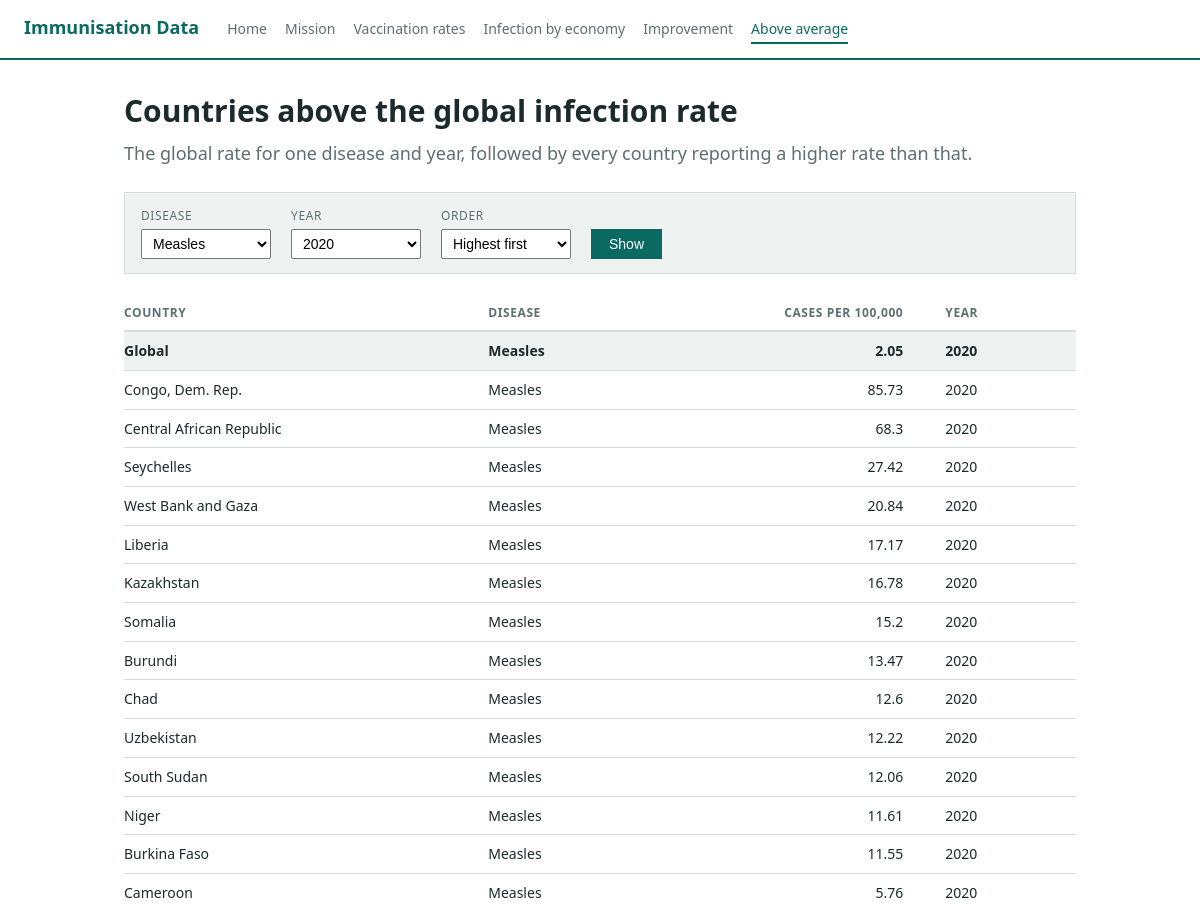
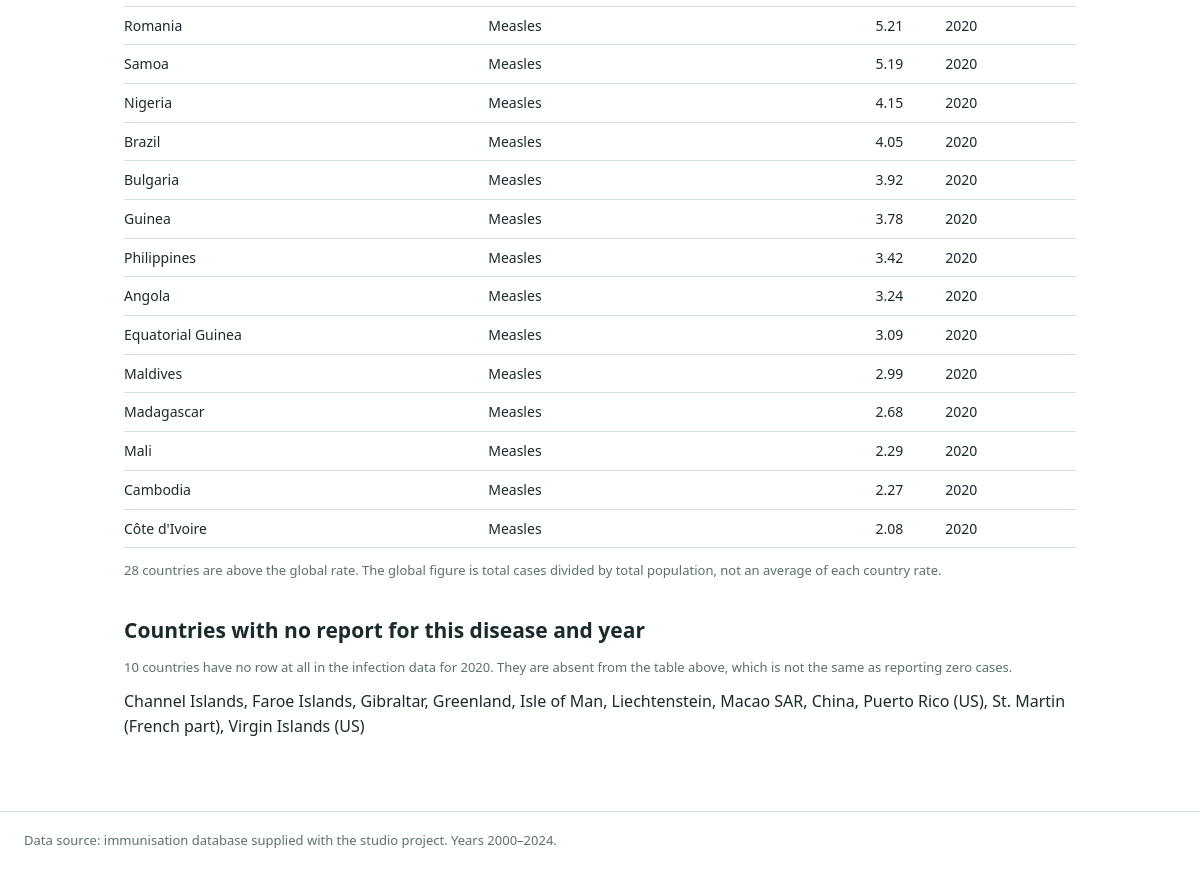
Screenshot of /above-average with the database file from the repository (2 pictures, top to bottom).
### tables this page shows
CREATE TABLE Country (
    CountryID TEXT (3)  PRIMARY KEY
                        UNIQUE
                        NOT NULL,
    name      TEXT (50) UNIQUE
                        NOT NULL,
    region    TEXT (3)  REFERENCES Region (RegionID),
    economy   INTEGER   REFERENCES Economy (economyID) 
);

### routes/level3.py (the view)
@bp.route("/above-average")
def above_average():
    disease_rows = queries.diseases()
    year_list = queries.years()
    inf_type = choose(request.args.get("disease"),
                      [row["id"] for row in disease_rows], "MEA")
    year = choose_int(request.args.get("year"), year_list, 2020)
    direction = choose(request.args.get("dir"), ["asc", "desc"], "desc")
    rows = queries.above_global_average(inf_type, year, direction)
    return render_template(
        "level3_aboveavg.html",
        diseases=disease_rows,
        years=year_list,
        selected={"disease": inf_type, "year": year, "dir": direction},
        rows=rows,
        missing=queries.countries_not_reporting(inf_type, year),
    )

### database/connection.py (called while the page is built)
def get_connection():
    conn = sqlite3.connect(DB_PATH)
    conn.row_factory = sqlite3.Row
    conn.execute("PRAGMA foreign_keys = ON")
    return conn

def run_query(sql, params=()):
    conn = get_connection()
    try:
        return conn.execute(sql, params).fetchall()
    finally:
        conn.close()

### database/queries.py (called while the page is built)
def diseases():
    return run_query("SELECT id, description FROM Infection_Type ORDER BY description")

def years():
    rows = run_query("SELECT YearID FROM YearDate ORDER BY YearID")
    return [row["YearID"] for row in rows]

def countries_not_reporting(inf_type, year):
    return run_query("""
        SELECT c.name
        FROM Country c
        WHERE NOT EXISTS (
            SELECT 1 FROM InfectionData i
            WHERE i.country = c.CountryID
              AND i.inf_type = ?
              AND i.year = ?
        )
        ORDER BY c.name
    """, (inf_type, year))

### routes/__init__.py (called while the page is built)
def choose(value, allowed, fallback):
    return value if value in allowed else fallback

def choose_int(value, allowed, fallback):
    try:
        number = int(value)
    except (TypeError, ValueError):
        return fallback
    return number if number in allowed else fallback

### templates/level3_aboveavg.html (shortened to what this page needs)
{% extends "base.html" %}
{% block content %}
<h1>Countries above the global infection rate</h1>
<p class="lead">The global rate for one disease and year, followed by every
country reporting a higher rate than that.</p>
<form class="filters" method="get">
  <div>
    <label for="disease">Disease</label>
    <select name="disease" id="disease">
      {% for d in diseases %}
      <option value="{{ d.id }}" {{ 'selected' if d.id == selected.disease }}>{{ d.description }}</option>
      {% endfor %}
    </select>
  </div>
  <div>
    <label for="year">Year</label>
    <select name="year" id="year">
      {% for y in years %}
      <option value="{{ y }}" {{ 'selected' if y == selected.year }}>{{ y }}</option>
      {% endfor %}
    </select>
  </div>
  <div>
    <label for="dir">Order</label>
    <select name="dir" id="dir">
      <option value="desc" {{ 'selected' if selected.dir == 'desc' }}>Highest first</option>
    </select>
  </div>
  <button type="submit">Show</button>
</form>
{% if rows|length > 1 %}
<div class="table-wrap">
  <table>
    <thead>
      <tr><th>Country</th><th>Disease</th><th class="num">Cases per 100,000</th><th>Year</th></tr>
    </thead>
    <tbody>
      {% for row in rows %}
      <tr class="{{ 'global' if row.sort_group == 0 }}">
        <td>{{ row.country }}</td>
        <td>{{ row.infection_type }}</td>
        <td class="num">{{ row.rate_per_100k }}</td>
        <td>{{ row.year }}</td>
      </tr>
      {% endfor %}
    </tbody>
  </table>
</div>
<p class="note">{{ rows|length - 1 }} countries are above the global rate.
The global figure is total cases divided by total population, not an average of
each country rate.</p>
{% else %}
  {% with hint = "No country exceeded the global rate for this combination." %}{% include "partials/_empty.html" %}{% endwith %}
{% endif %}
{% if missing %}
<h2>Countries with no report for this disease and year</h2>
<p class="note">{{ missing|length }} countries have no row at all in the infection
data for {{ selected.year }}. They are absent from the table above, which is not
the same as reporting zero cases.</p>
<p>{% for row in missing %}{{ row.name }}{{ ", " if not loop.last }}{% endfor %}</p>
{% endif %}
{% endblock %}

### static/css/style.css (style rules this page uses)
:root { --ink: #1b2a2c; --muted: #5d6f71; --line: #d2dedd; --accent: #0a6a62; --wash: #eef3f2; }
* { box-sizing: border-box; }
body { margin: 0; font-family: "Segoe UI", Arial, sans-serif; font-size: 16px; line-height: 1.55; color: var(--ink); background: #fff; }
h1 { font-size: 30px; margin: 0 0 6px; }
h2 { font-size: 21px; margin: 34px 0 10px; }
p { margin: 0 0 12px; }
.lead { color: var(--muted); font-size: 18px; margin-bottom: 24px; }
form.filters { background: var(--wash); border: 1px solid var(--line); padding: 14px 16px; display: flex; flex-wrap: wrap; gap: 14px 20px; align-items: flex-end; margin-bottom: 22px; }
form.filters label { display: block; font-size: 12px; text-transform: uppercase; letter-spacing: .05em; color: var(--muted); margin-bottom: 3px; }
form.filters select { padding: 5px 7px; font-size: 14px; min-width: 130px; }
button { background: var(--accent); color: #fff; border: 0; padding: 7px 18px; font-size: 14px; cursor: pointer; }
.table-wrap { overflow-x: auto; }
table { border-collapse: collapse; width: 100%; font-size: 14px; margin-bottom: 8px; }
th { text-align: left; font-size: 12px; text-transform: uppercase; letter-spacing: .05em; color: var(--muted); border-bottom: 2px solid var(--line); padding: 8px 10px 8px 0; }
td { border-bottom: 1px solid var(--line); padding: 8px 10px 8px 0; }
th.num { text-align: right; }
td.num { text-align: right; font-variant-numeric: tabular-nums; }
.num + th, .num + td { padding-left: 32px; }
tr.global td { background: var(--wash); font-weight: 700; }
.note { font-size: 13px; color: var(--muted); margin-top: 4px; }

### rows the page displays
Country: name "Channel Islands", last ","
Country: name "Faroe Islands", last ","
Country: name "Gibraltar", last ","
Country: name "Greenland", last ","
Country: name "Isle of Man", last ","
Country: name "Liechtenstein", last ","
Country: name "Macao SAR, China", last ","
Country: name "Puerto Rico (US)", last ","
Country: name "St. Martin (French part)", last ","
Country: name "Virgin Islands (US)"

### other values shown
{{ row.country }} "Global" "Congo, Dem. Rep." "Central African Republic" "Seychelles" "West Bank and Gaza" "Liberia" "Kazakhstan" "Somalia" "Burundi" "Chad" "Uzbekistan" "South Sudan" "Niger" "Burkina Faso" "Cameroon" "Romania" "Samoa" "Nigeria" "Brazil" "Bulgaria" "Guinea" "Philippines" "Angola" "Equatorial Guinea" "Maldives" "Madagascar" "Mali" "Cambodia" "Côte d'Ivoire"
{{ row.infection_type }} "Measles" "Measles" "Measles" "Measles" "Measles" "Measles" "Measles" "Measles" "Measles" "Measles" "Measles" "Measles" "Measles" "Measles" "Measles" "Measles" "Measles" "Measles" "Measles" "Measles" "Measles" "Measles" "Measles" "Measles" "Measles" "Measles" "Measles" "Measles" "Measles"
{{ row.rate_per_100k }} "2.05" "85.73" "68.3" "27.42" "20.84" "17.17" "16.78" "15.2" "13.47" "12.6" "12.22" "12.06" "11.61" "11.55" "5.76" "5.21" "5.19" "4.15" "4.05" "3.92" "3.78" "3.42" "3.24" "3.09" "2.99" "2.68" "2.29" "2.27" "2.08"
{{ row.year }} "2020" "2020" "2020" "2020" "2020" "2020" "2020" "2020" "2020" "2020" "2020" "2020" "2020" "2020" "2020" "2020" "2020" "2020" "2020" "2020" "2020" "2020" "2020" "2020" "2020" "2020" "2020" "2020" "2020"
{{ rows|length - 1 }} "28"
{{ missing|length }} "10"
{{ selected.year }} "2020"
form field disease "Measles"
form field year "2020"
